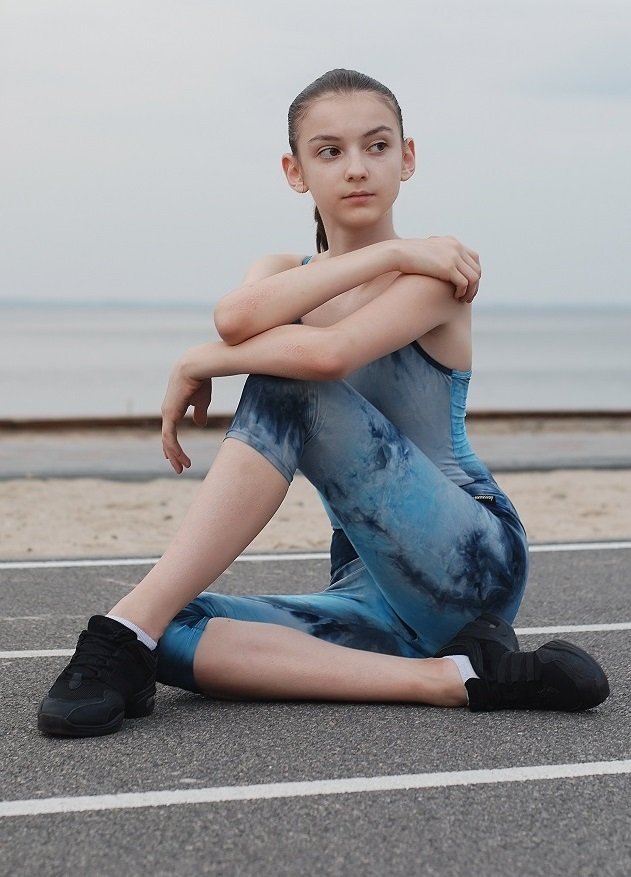
#> input picture OpenCV/image.jpg, 631 x 877 px
$ python '16-Image perspective transformation.py'
#> lines starting #> are read from the running program, lines starting #| are printed output that depends on the picture
import cv2
import numpy as np

image = cv2.imread('image.jpg')
#> image is the input picture: shape (877, 631, 3); mean B, G, R 150.7, 148.7, 149.4
height, width = image.shape[:2]
#> height = 877; width = 631

# Define source and destination points
source_points = np.float32([[0, 0], [width - 1, 0], [0, height - 1], [width - 1, height - 1]])
#> source_points = [[0, 0], [630, 0], [0, 876], [630, 876]]
destination_points = np.float32([[0, 0], [width - 1, 0], [int(0.3 * width), height - 1], [int(0.7 * width), height - 1]])

# Calculate perspective transformation matrix
perspective_matrix = cv2.getPerspectiveTransform(source_points, destination_points)

# Apply perspective transformation
transformed_image = cv2.warpPerspective(image, perspective_matrix, (width, height))
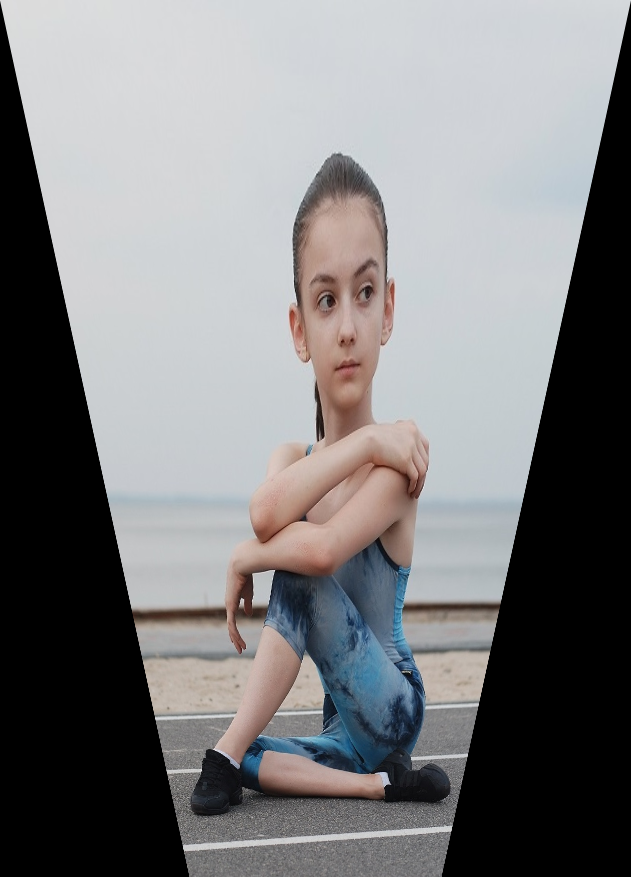
#> transformed_image: shape (877, 631, 3); mean B, G, R 125.9, 124.6, 124.9

# Display the original and transformed image
cv2.imshow('Original Image', image)
cv2.imshow('Transformed Image', transformed_image)
cv2.waitKey(0)
cv2.destroyAllWindows()

$ run again, with OpenCV/group.jpg copied over OpenCV/image.jpg
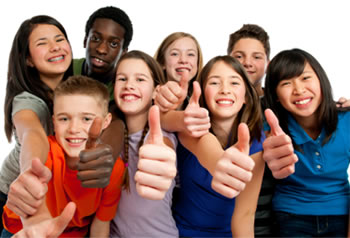
#> input picture OpenCV/group.jpg, 350 x 238 px
#> image is the input picture: shape (238, 350, 3); mean B, G, R 113.6, 120.3, 148.1
#> `transformed_image = cv2.warpPerspective(image, perspective_matrix, (wi..`:
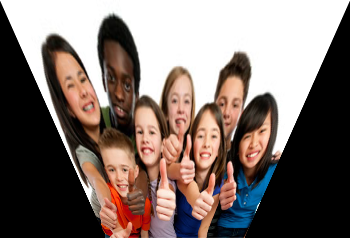
#> transformed_image: shape (238, 350, 3); mean B, G, R 106.5, 111.9, 125.5

$ run again, with OpenCV/template.jpg copied over OpenCV/image.jpg
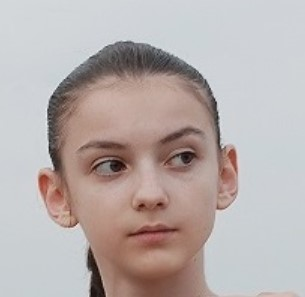
#> input picture OpenCV/template.jpg, 305 x 297 px
#> image is the input picture: shape (297, 305, 3); mean B, G, R 172.4, 174.1, 184
#> `transformed_image = cv2.warpPerspective(image, perspective_matrix, (wi..`:
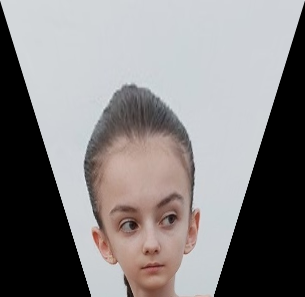
#> transformed_image: shape (297, 305, 3); mean B, G, R 130.8, 130.3, 133.3
